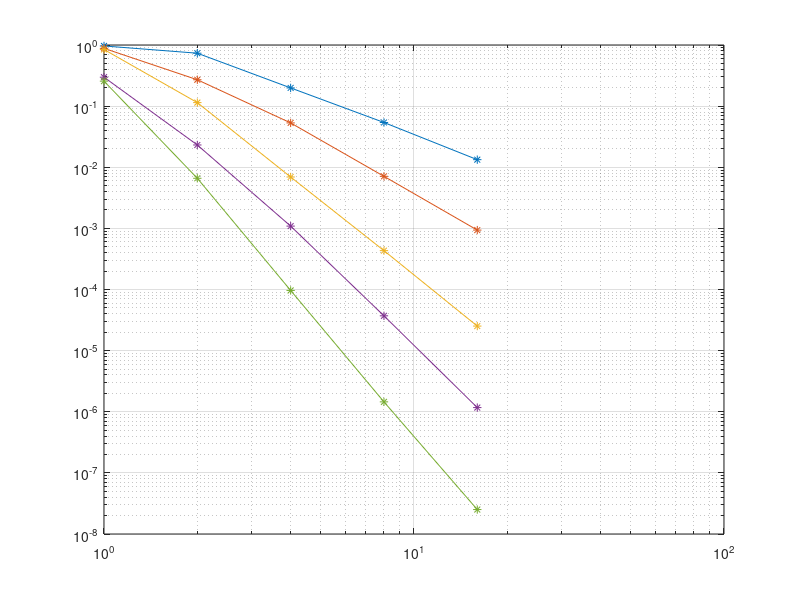

Write MATLAB code to recreate this figure.
close all;
clear all;

%% l2 [Order][Mesh]

%% f = [Sin(10x),  Sin(10y)]

h = [1, 1/2, 1/4, 1/8, 1/16];
p = [1:5];

l2 = ...
    [...
        +9.645400e-01 , +7.342356e-01 , +1.986197e-01 , +5.400477e-02 , +1.330963e-02 ; ...
        +8.820920e-01 , +2.701048e-01 , +5.313349e-02 , +7.105430e-03 , +9.375183e-04 ; ...
        +8.444977e-01 , +1.141940e-01 , +6.927607e-03 , +4.322385e-04 , +2.521169e-05 ; ...
        +2.973276e-01 , +2.314744e-02 , +1.089428e-03 , +3.711183e-05 , +1.170054e-06 ; ...
        +2.562984e-01 , +6.602275e-03 , +9.652240e-05 , +1.451008e-06 , +2.512155e-08 ; ...
    ];

P = size(p, 2);
H = size(h, 2);

delta = zeros(P, H - 1);

for i = 1:H-1
    delta(:, i) = ...
        (log10(l2(:, i + 1)) - log10(l2(:, i))) / ...
        (log10(1/h(i + 1))   - log10(1/h(i)));
end

delta

figure;
loglog(1./h, l2', '-*');
grid;
